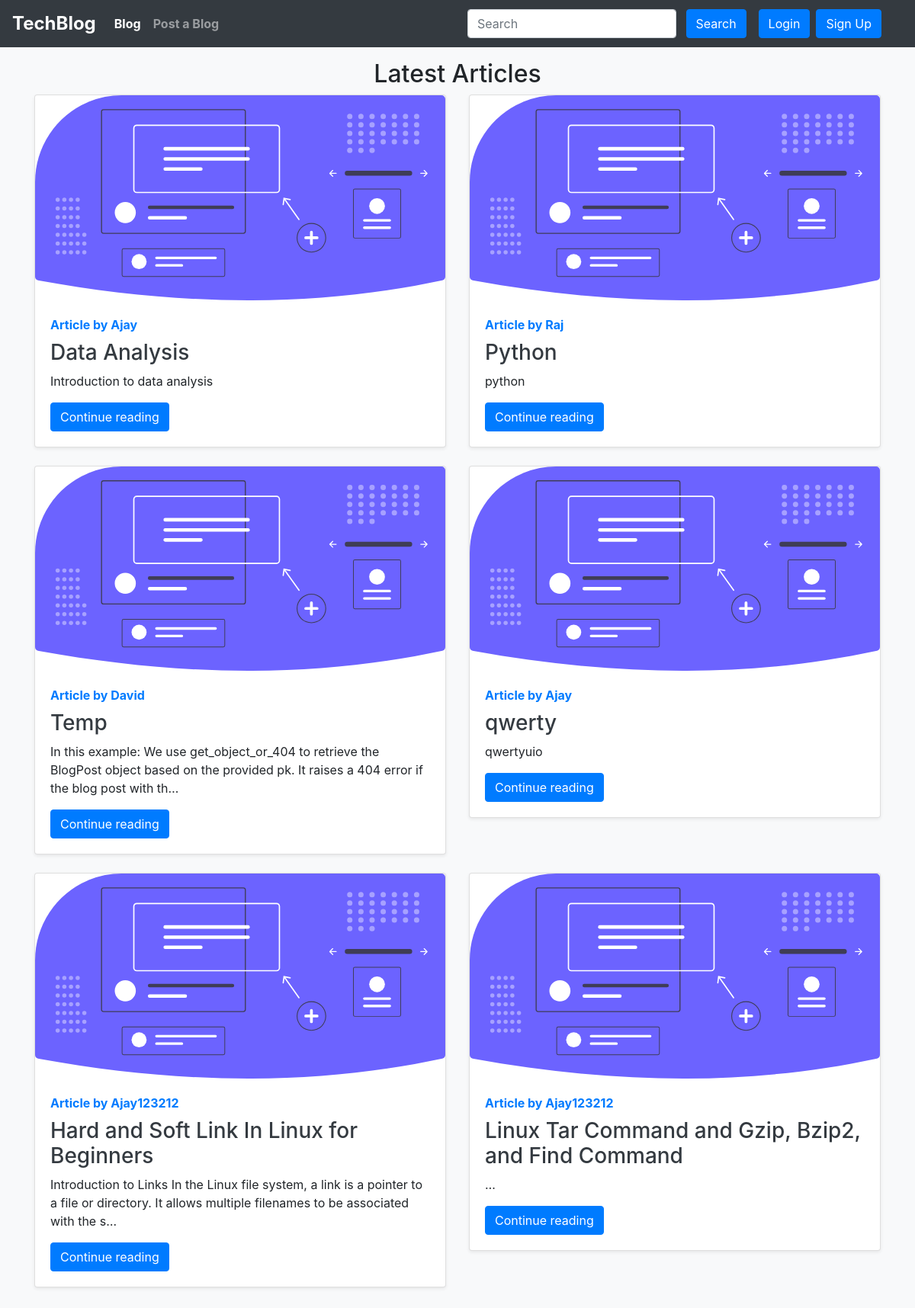
Screenshot of /blog/ with the database file from the repository.
### blog_app/models.py (models this page shows, shortened)
class Post(models.Model):
    sno = models.AutoField(primary_key=True)
    title = models.CharField(max_length=255)
    author = models.CharField(max_length=14)
    slug = models.CharField(max_length=130)
    timestamp = models.DateField(blank=True, null=True)  # Use DateTimeField instead
    content = models.TextField()
    like_User = models.ManyToManyField(User, related_name='liked_posts')

### blog_app/views.py (the view)
# urls.py: path('', views.blogHome, name="bloghome"),
def blogHome(request):
    allPosts= Post.objects.all()
    context={'allPosts': allPosts}
    return render(request, "blog/blogHome.html", context)

### templates/blog/bloghome.html (shortened to what this page needs)
{% extends 'base.html' %}
{% block blogactive %} active {% endblock blogactive %}
{% block body %}
<div class="container my-3">
    <h2 class="text-center">Latest Articles</h2>
    <div class="row">
        {% for post in allPosts %}
        <div class="col-md-6">
            <div class="card mb-4 shadow-sm">
                <img src="/static/img/blog.svg" alt="{{ post.title }}" class="img-fluid">
                <div class="card-body">
                    <strong class="d-block mb-2 text-primary">Article by {{ post.author }}</strong>
                    <h3 class="mb-0"><a class="text-dark" href="/blog/{{ post.slug }}">{{ post.title }}</a></h3>
                    <p class="card-text">{{ post.content|safe|truncatechars:150 }}</p>
                    <a href="/blog/{{ post.slug }}" class="btn btn-primary">Continue reading</a>
                </div>
            </div>
        </div>
        {% endfor %}
    </div>
</div>
{% endblock %}

### templates/base.html (shortened to what this page needs)
<!DOCTYPE html>
<html lang="en">
  <head>
    <link
      rel="stylesheet"
      href="https://cdn.jsdelivr.net/npm/bootstrap-icons@1.5.0/font/bootstrap-icons.css"
    />
    <link
      rel="stylesheet"
      href="https://stackpath.bootstrapcdn.com/bootstrap/4.5.2/css/bootstrap.min.css"
    />
  </head>
  <body>
    <nav class="navbar navbar-expand-lg navbar-dark">
      <a class="navbar-brand" href="/">TechBlog</a>
      <div class="collapse navbar-collapse" id="navbarSupportedContent">
        <ul class="navbar-nav mr-auto">
          <li class="nav-item {% block blogactive %} {% endblock blogactive %}">
            <a class="nav-link" href="/blog">Blog</a>
          </li>
          <li
            class="nav-item {% block postablogactive %} {% endblock postablogactive %}"
          >
            <a class="nav-link" href="/blog/post-a-blog">Post a Blog </a>
          </li>
        </ul>
        <div class="ml-auto form-inline search-form">
          <form method="get" action="/search" class="my-2 my-lg-0 mx-3">
            <input
              class="form-control mr-sm-2"
              type="search"
              placeholder="Search"
              aria-label="Search"
              name="query"
              id="query"
            />
            <button class="btn btn-primary my-2 my-sm-0" type="submit">
              Search
            </button>
          </form>
          {% if user.is_authenticated %}
          <ul class="navbar-nav mr-2">
            <li class="nav-item dropdown">
              <a
                class="nav-link dropdown-toggle"
                href="#"
                id="navbarDropdown"
                role="button"
                data-toggle="dropdown"
              >
                <img
                  class="rounded-circle mx-auto"
                  src="/static/img/user.png"
                  alt="user"
                  width="25"
                  height="25"
                />&nbsp;{{request.user}}</a
              >
              <div class="dropdown-menu" aria-labelledby="navbarDropdown">
                <a class="dropdown-item" href="/logout">Logout</a>
              </div>
            </li>
          </ul>
        </div>
        {% else %}
        <button
          type="button"
          class="btn btn-primary mr-2"
          data-toggle="modal"
          data-target="#loginModal"
        >
          Login
        </button>
        <button
          type="button"
          class="btn btn-primary mr-2"
          data-toggle="modal"
          data-target="#signupModal"
        >
          Sign Up
        </button>
        {% endif %}
      </div>
    </nav>
    {% block body %} {% endblock body %} {% block js %} {% endblock js %}
  </body>
</html>

### templates/base.html (style rules this page uses)
body { background-color: #f8f9fa; }
.navbar { background-color: #343a40; }
.navbar-brand { font-size: 24px; font-weight: bold; }
.nav-link { color: #fff; font-weight: bold; }
.search-form { margin-right: 20px; }

### rows the page displays
Post: author "Ajay", title "Data Analysis", content "Introduction to data analysis"
Post: author "Raj", title "Python", content "python"
Post: author "David", title "Temp", content "In this example: We use get_object_or_404 to retrieve the BlogPost object based on the provided pk. It raises a 404 error if the blog post with th…"
Post: author "Ajay", title "qwerty", content "qwertyuio"
Post: author "Ajay123212", title "Hard and Soft Link In Linux for Beginners", content "Introduction to Links In the Linux file system, a link is a pointer to a file or directory. It allows multiple filenames to be associated with the s…"
Post: author "Ajay123212", title "Linux Tar Command and Gzip, Bzip2, and Find Command", content "…"
